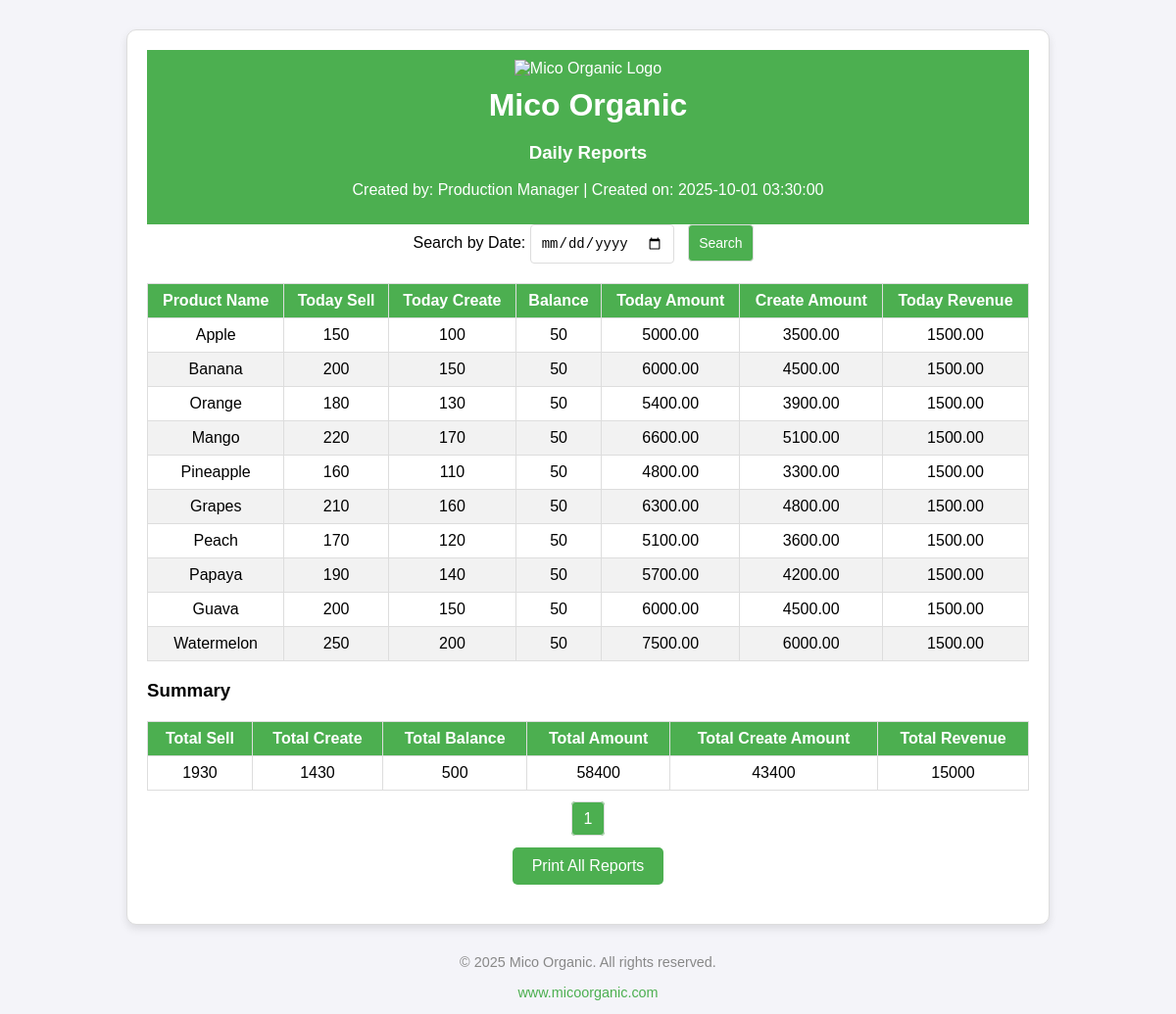
The app's page /viewdilyreport.php with its own data.
### tables this page shows
CREATE TABLE `daily_report` (
  `id` int(5) NOT NULL,
  `date` date NOT NULL,
  `product_name` varchar(20) NOT NULL,
  `today_sell` int(6) NOT NULL,
  `today_create` int(6) NOT NULL,
  `balance` int(6) NOT NULL,
  `today_amount` decimal(7,2) NOT NULL,
  `create_amount` decimal(7,2) NOT NULL,
  `today_revanew` decimal(7,2) NOT NULL
);

### viewdilyreport.php (the view, shortened to what this page needs)
<?php
include 'conf.php';
$searchDate = isset($_GET['search_date']) ? $_GET['search_date'] : null;
$showAll = isset($_GET['show_all']) ? true : false;
$page = isset($_GET['page']) ? max(1, (int)$_GET['page']) : 1;
$limit = 10;
$offset = ($page - 1) * $limit;
$creationTime = date('Y-m-d H:i:s');
$createdBy = 'Production Manager';
if ($showAll) {
    if ($searchDate) {
        $query = "SELECT product_name, today_sell, today_create, balance, today_amount, create_amount, today_revanew
                  FROM daily_report
                  WHERE date = ?";
        $stmt = $conn->prepare($query);
        $stmt->bind_param('s', $searchDate);
    } else {
        $query = "SELECT product_name, today_sell, today_create, balance, today_amount, create_amount, today_revanew
                  FROM daily_report";
        $stmt = $conn->prepare($query);
    }
} else {
    if ($searchDate) {
        $query = "SELECT product_name, today_sell, today_create, balance, today_amount, create_amount, today_revanew
                  FROM daily_report
                  WHERE date = ?
                  LIMIT ? OFFSET ?";
        $stmt = $conn->prepare($query);
        $stmt->bind_param('sii', $searchDate, $limit, $offset);
    } else {
        $query = "SELECT product_name, today_sell, today_create, balance, today_amount, create_amount, today_revanew
                  FROM daily_report
                  LIMIT ? OFFSET ?";
        $stmt = $conn->prepare($query);
        $stmt->bind_param('ii', $limit, $offset);
    }
}
$stmt->execute();
$result = $stmt->get_result();
$totalSell = 0;
$totalCreate = 0;
$totalBalance = 0;
$totalAmount = 0;
$totalCreateAmount = 0;
$totalRevenue = 0;
$data = [];
while ($row = $result->fetch_assoc()) {
    $data[] = $row;
    $totalSell += $row['today_sell'];
    $totalCreate += $row['today_create'];
    $totalBalance += $row['balance'];
    $totalAmount += $row['today_amount'];
    $totalCreateAmount += $row['create_amount'];
    $totalRevenue += $row['today_revanew'];
}
if (!$showAll) {
    if ($searchDate) {
        $totalQuery = "SELECT COUNT(*) as total FROM daily_report WHERE date = ?";
        $totalStmt = $conn->prepare($totalQuery);
        $totalStmt->bind_param('s', $searchDate);
        $totalStmt->execute();
        $totalResult = $totalStmt->get_result();
    } else {
        $totalQuery = "SELECT COUNT(*) as total FROM daily_report";
        $totalResult = $conn->query($totalQuery);
    }
    $totalRow = $totalResult->fetch_assoc();
    $totalRecords = $totalRow['total'];
    $totalPages = ceil($totalRecords / $limit);
}
?>
<!DOCTYPE html>
<html lang="en">
<head>
</head>
<body>
    <div class="container">
        <div class="header">
            <img src="https://micoceylonorganics.lk/assets/img/mico.png" alt="Mico Organic Logo">
            <h1>Mico Organic</h1>
            <h3>Daily Reports</h3>
            <p>Created by: <?php echo htmlspecialchars($createdBy); ?> | Created on: <?php echo htmlspecialchars($creationTime); ?></p>
        </div>
        <form method="GET" class="search-form">
            <label for="search_date">Search by Date:</label>
            <input type="date" name="search_date" id="search_date" value="<?php echo htmlspecialchars($searchDate); ?>">
            <input type="submit" value="Search">
        </form>
        <?php if (count($data) > 0): ?>
            <table class="table">
                <thead>
                    <tr>
                        <th>Product Name</th>
                        <th>Today Sell</th>
                        <th>Today Create</th>
                        <th>Balance</th>
                        <th>Today Amount</th>
                        <th>Create Amount</th>
                        <th>Today Revenue</th>
                    </tr>
                </thead>
                <tbody>
                    <?php foreach ($data as $row): ?>
                        <tr>
                            <td><?php echo htmlspecialchars($row['product_name']); ?></td>
                            <td><?php echo htmlspecialchars($row['today_sell']); ?></td>
                            <td><?php echo htmlspecialchars($row['today_create']); ?></td>
                            <td><?php echo htmlspecialchars($row['balance']); ?></td>
                            <td><?php echo htmlspecialchars($row['today_amount']); ?></td>
                            <td><?php echo htmlspecialchars($row['create_amount']); ?></td>
                            <td><?php echo htmlspecialchars($row['today_revanew']); ?></td>
                        </tr>
                    <?php endforeach; ?>
                </tbody>
            </table>
        <?php else: ?>
            <p>No daily reports available for the selected date.</p>
        <?php endif; ?>
        <div class="summary">
            <h3>Summary</h3>
            <table class="table">
                <thead>
                    <tr>
                        <th>Total Sell</th>
                        <th>Total Create</th>
                        <th>Total Balance</th>
                        <th>Total Amount</th>
                        <th>Total Create Amount</th>
                        <th>Total Revenue</th>
                    </tr>
                </thead>
                <tbody>
                    <tr>
                        <td><?php echo htmlspecialchars($totalSell); ?></td>
                        <td><?php echo htmlspecialchars($totalCreate); ?></td>
                        <td><?php echo htmlspecialchars($totalBalance); ?></td>
                        <td><?php echo htmlspecialchars($totalAmount); ?></td>
                        <td><?php echo htmlspecialchars($totalCreateAmount); ?></td>
                        <td><?php echo htmlspecialchars($totalRevenue); ?></td>
                    </tr>
                </tbody>
            </table>
        </div>
        <?php if (!$showAll): ?>
        <div class="pagination">
            <?php for ($i = 1; $i <= $totalPages; $i++): ?>
                <a href="?<?php echo http_build_query(array_merge($_GET, ['page' => $i])); ?>" class="<?php echo ($i == $page) ? 'active' : ''; ?>">
                    <?php echo $i; ?>
                </a>
            <?php endfor; ?>
        </div>
        <?php endif; ?>
        <button class="print-btn" onclick="window.print()">Print All Reports</button>
    </div>
    <div class="footer">
        <p>&copy; <?php echo date('Y'); ?> Mico Organic. All rights reserved.</p>
        <p><a href="#">www.micoorganic.com</a></p>
    </div>
</body>
</html>

### viewdilyreport.php (style rules this page uses)
body { font-family: Arial, sans-serif; margin: 0; padding: 0; background-color: #f4f4f9; }
.container { max-width: 900px; margin: 30px auto; padding: 20px; border: 1px solid #ddd; border-radius: 10px; background-color: #fff; box-shadow: 0 4px 8px rgba(0, 0, 0, 0.1); }
.header { background-color: #4CAF50; padding: 10px; color: white; text-align: center; }
.header h1 { margin: 0; font-size: 2em; }
.header img { width: 100px; height: auto; margin-bottom: 10px; }
.search-form { margin-bottom: 20px; text-align: center; }
.search-form input[type="date"], .search-form input[type="submit"] { padding: 10px; font-size: 14px; margin-right: 10px; border: 1px solid #ddd; border-radius: 4px; }
.search-form input[type="submit"] { background-color: #4CAF50; color: white; cursor: pointer; }
.table { width: 100%; border-collapse: collapse; margin-top: 20px; }
.table th, .table td { border: 1px solid #ddd; padding: 8px; text-align: center; }
.table th { background-color: #4CAF50; color: white; }
.table tr:nth-child(even) { background-color: #f2f2f2; }
.pagination { text-align: center; margin-top: 20px; }
.pagination a { margin: 0 5px; padding: 8px 12px; text-decoration: none; border: 1px solid #ddd; border-radius: 4px; color: #4CAF50; }
.pagination a.active { background-color: #4CAF50; color: white; }
.footer { text-align: center; margin-top: 30px; font-size: 0.9em; color: #888; }
.footer a { color: #4CAF50; text-decoration: none; }
.print-btn { display: block; margin: 20px auto; padding: 10px 20px; background-color: #4CAF50; color: white; border: none; border-radius: 5px; font-size: 16px; cursor: pointer; }

### records on screen
daily_report: product_name "Apple", today_sell "150", today_create "100", balance "50", today_amount "5000.00", create_amount "3500.00", today_revanew "1500.00"
daily_report: product_name "Banana", today_sell "200", today_create "150", balance "50", today_amount "6000.00", create_amount "4500.00", today_revanew "1500.00"
daily_report: product_name "Orange", today_sell "180", today_create "130", balance "50", today_amount "5400.00", create_amount "3900.00", today_revanew "1500.00"
daily_report: product_name "Mango", today_sell "220", today_create "170", balance "50", today_amount "6600.00", create_amount "5100.00", today_revanew "1500.00"
daily_report: product_name "Pineapple", today_sell "160", today_create "110", balance "50", today_amount "4800.00", create_amount "3300.00", today_revanew "1500.00"
daily_report: product_name "Grapes", today_sell "210", today_create "160", balance "50", today_amount "6300.00", create_amount "4800.00", today_revanew "1500.00"
daily_report: product_name "Peach", today_sell "170", today_create "120", balance "50", today_amount "5100.00", create_amount "3600.00", today_revanew "1500.00"
daily_report: product_name "Papaya", today_sell "190", today_create "140", balance "50", today_amount "5700.00", create_amount "4200.00", today_revanew "1500.00"
daily_report: product_name "Guava", today_sell "200", today_create "150", balance "50", today_amount "6000.00", create_amount "4500.00", today_revanew "1500.00"
daily_report: product_name "Watermelon", today_sell "250", today_create "200", balance "50", today_amount "7500.00", create_amount "6000.00", today_revanew "1500.00"

### other values on screen
$createdBy "Production Manager"
$totalSell "1930"
$totalCreate "1430"
$totalBalance "500"
$totalAmount "58400"
$totalCreateAmount "43400"
$totalRevenue "15000"
